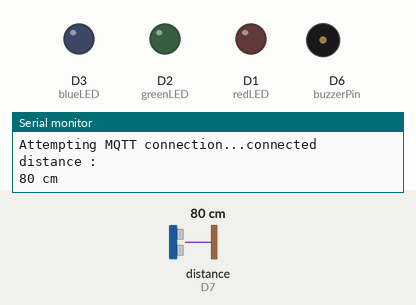
A program run on a simulated ESP8266 (NodeMCU). Parts: output pins drawn as LEDs (lit = HIGH), buzzer (waves = sounding, pin HIGH), the last lines printed to the serial monitor. Wiring (inferred from the names in the program): ultrasonic range finder: trigger D8; echo D7. Inputs (shaded band) come from the test bench; at power-on: distance to the obstacle (sensor on D7) 80 cm. The echo pulse lasts 58.3 µs per cm; WiFi joins after 1.5 s; servers stay silent unless stated; no MQTT or app messages arrive unless stated; pins used as bus, display or sensor lines are not drawn.

Above: at 2.7 s.
2.8 s: distance to the obstacle (sensor on D7) set to 56 cm
5.9 s: distance to the obstacle (sensor on D7) set to 46 cm
At 10.0 s:
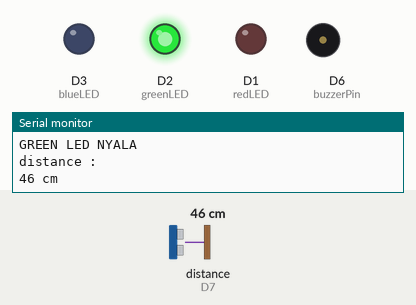
10.7 s: distance to the obstacle (sensor on D7) set to 12 cm
15.5 s: distance to the obstacle (sensor on D7) set to 9 cm
At 19.0 s:
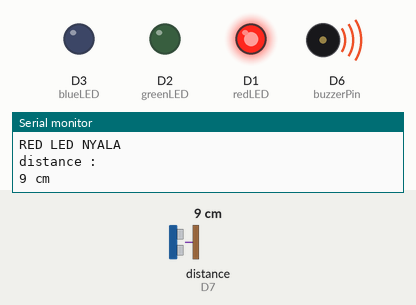
19.3 s: distance to the obstacle (sensor on D7) set to 18 cm
At 21.2 s:
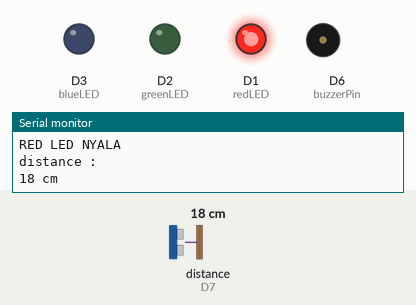
22.8 s: distance to the obstacle (sensor on D7) set to 2 cm
At 26.5 s:
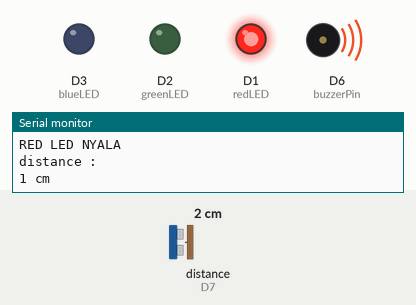
Timing chart, 0 to 27.9 s (numbered marks = the images above; inputs shaded):
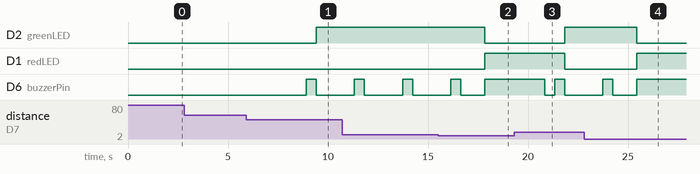

The program:

main.cpp
```cpp
#include <Arduino.h>
#include <ESP8266WiFi.h>
#include <PubSubClient.h>

#define triggerPin D8
#define echoPin D7
#define buzzerPin D6
#define redLED D1
#define greenLED D2
#define blueLED D3

const char *ssid = "BAMBANG SAPTO"; // sesuaikan dengan username wifi
const char *password = "ayam1234";  // sesuaikan dengan password wifi
const char *mqtt_server = "broker.hivemq.com"; // isikan server broker

String macAddr = "";

WiFiClient espClient;
PubSubClient client(espClient);

void setup_wifi()
{
  delay(10);
  Serial.println();
  Serial.print("Connecting to ");
  Serial.println(ssid);
  WiFi.begin(ssid, password);
  while (WiFi.status() != WL_CONNECTED)
  {
    delay(500);
    Serial.print(".");
  }
  Serial.println("");
  Serial.print("WiFi connected - ESP IP address: ");
  Serial.println(WiFi.localIP());
  macAddr = WiFi.macAddress();
  Serial.println(macAddr);
}

void reconnect()
{
  while (!client.connected())
  {
    Serial.print("Attempting MQTT connection...");
    if (client.connect(macAddr.c_str()))
    {
      Serial.println("connected");
    }
    else
    {
      Serial.print("failed, rc=");
      Serial.print(client.state());
      Serial.println(" try again in 5 seconds");
      delay(5000);
    }
  }
}


void setup()
{
  Serial.begin(9600);
  Serial.println("Mqtt Node-RED");
  setup_wifi();
  client.setServer(mqtt_server, 1883);
  pinMode(triggerPin, OUTPUT);
  pinMode(echoPin, INPUT);
  pinMode(buzzerPin, OUTPUT);
  pinMode(redLED, OUTPUT);
  pinMode(greenLED, OUTPUT);
  pinMode(blueLED, OUTPUT);
}

void loop()
{
  long duration, distance;

  if (!client.connected())
  {
    reconnect();
  }

  if (!client.loop())
  {
    client.connect(macAddr.c_str());
  }

  // menembakkan pulsa sinyal ultrasonik selama 10 micro second
  digitalWrite(triggerPin, LOW);
  delayMicroseconds(2);
  digitalWrite(triggerPin, HIGH);
  delayMicroseconds(10);
  digitalWrite(triggerPin, LOW);

  //ketika glombang ultrasonik ditangkap kembali setiap pulsanya oleh pin echo
  //maka waktu tersebut dirubah menjadi waktu duration
  duration = pulseIn(echoPin, HIGH);

  //dengan persamaan ini akan dikonversi menjadi nilai jarak dalam bentuk cm.
  distance = (duration / 2) / 29.1;

  Serial.println("distance :");
  Serial.print(distance);
  Serial.println(" cm");
  delay(1000);
  if (distance <= 10)
  {
    digitalWrite(buzzerPin, HIGH);
    digitalWrite(redLED, HIGH);
    digitalWrite(greenLED, LOW);
    digitalWrite(blueLED, LOW);
    Serial.println("RED LED NYALA");
  }
  delay(200);
  if (distance >= 11 && distance <= 50)
  {
    digitalWrite(buzzerPin, LOW);
    delay(500);
    digitalWrite(buzzerPin, HIGH);
    delay(500);
    digitalWrite(buzzerPin, LOW);
    digitalWrite(greenLED, HIGH);
    digitalWrite(redLED, LOW);
    digitalWrite(blueLED, LOW);
    Serial.println("GREEN LED NYALA");
  }
  delay(200);
  static char distanceTemp[7];
  dtostrf(distance, 4, 2, distanceTemp);
  client.publish("distance", distanceTemp);
}
```

Measured:
- the behaviour switches between 51 and 50 cm on distance to the obstacle (sensor on D7) (found by bisection; images 0 and 1)
- the behaviour switches between 11 and 10 cm on distance to the obstacle (sensor on D7) (found by bisection; images 1 and 2)
- after the input at 5.9 s, D2 (greenLED): LOW → HIGH after 3.5 s; D6 (buzzerPin): LOW → HIGH after 3.0 s, → LOW 0.50 s later
- after the input at 15.5 s, D2 (greenLED): HIGH → LOW after 2.3 s; D1 (redLED): LOW → HIGH after 2.3 s
- after the input at 19.3 s, D2 (greenLED): LOW → HIGH after 2.5 s; D1 (redLED): HIGH → LOW after 2.5 s; D6 (buzzerPin): HIGH → LOW after 1.5 s, → HIGH 0.50 s later, → LOW 0.50 s later
- after the input at 22.8 s, D2 (greenLED): HIGH → LOW after 2.6 s; D1 (redLED): LOW → HIGH after 2.6 s
